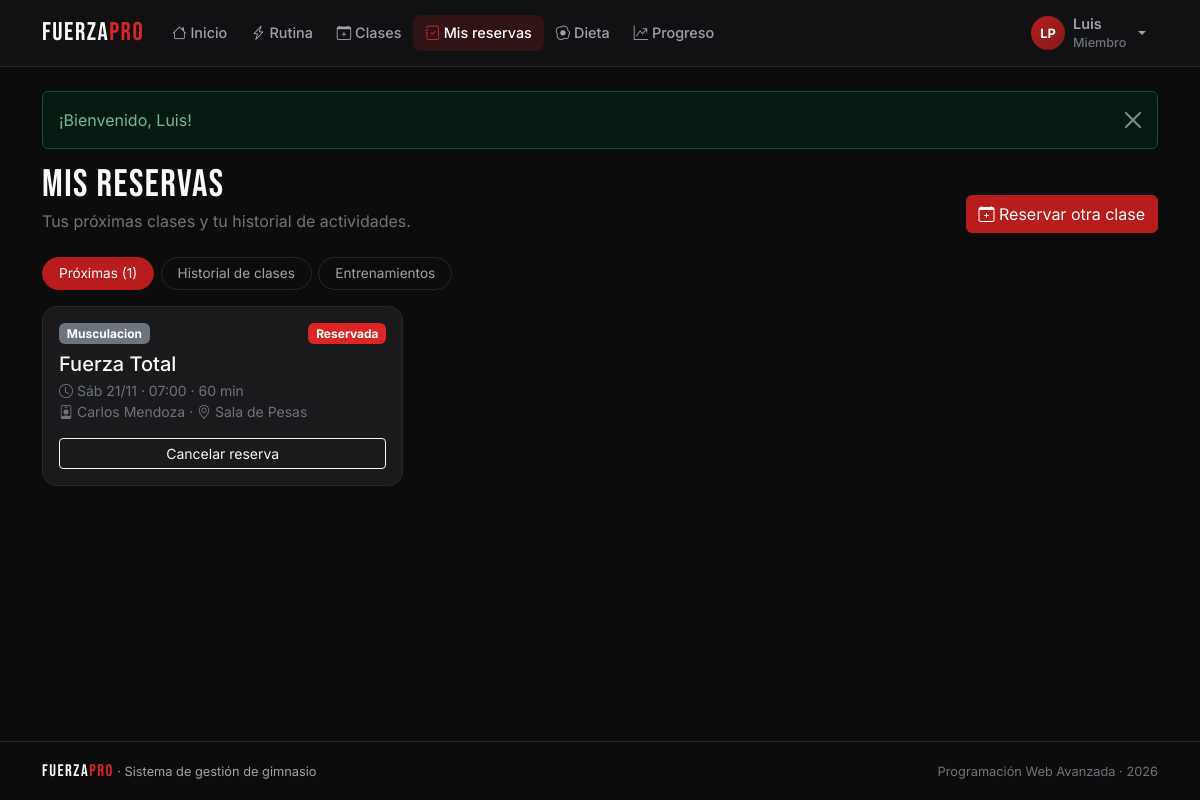
Page /index.php?r=reservas/index (signed in) on the committed database.
### tables this page shows
CREATE TABLE reservas (
  id            INT AUTO_INCREMENT PRIMARY KEY,
  id_miembro    INT      NOT NULL,
  id_clase      INT      NOT NULL,
  fecha_reserva DATETIME NOT NULL DEFAULT CURRENT_TIMESTAMP,
  estado        ENUM('Reservada','Asistio','Falto','Cancelada') NOT NULL DEFAULT 'Reservada',
  UNIQUE KEY uq_reserva (id_miembro, id_clase),
  CONSTRAINT fk_reservas_miembro FOREIGN KEY (id_miembro) REFERENCES usuarios(id) ON DELETE CASCADE,
  CONSTRAINT fk_reservas_clase   FOREIGN KEY (id_clase)   REFERENCES clases(id)   ON DELETE CASCADE
);

CREATE TABLE clases (
  id             INT AUTO_INCREMENT PRIMARY KEY,
  nombre         VARCHAR(50)  NOT NULL,
  tipo           VARCHAR(30)  NOT NULL,
  descripcion    VARCHAR(255) NULL,
  id_instructor  INT          NOT NULL,
  id_instalacion INT          NOT NULL,
  fecha_hora     DATETIME     NOT NULL,
  duracion_min   INT          NOT NULL DEFAULT 60,
  cupo           INT          NOT NULL DEFAULT 20,
  estado         ENUM('Programada','Cancelada') NOT NULL DEFAULT 'Programada',
  INDEX idx_clases_fecha (fecha_hora),
  CONSTRAINT fk_clases_instructor  FOREIGN KEY (id_instructor)  REFERENCES usuarios(id),
  CONSTRAINT fk_clases_instalacion FOREIGN KEY (id_instalacion) REFERENCES instalaciones(id)
);

CREATE TABLE instalaciones (
  id          INT AUTO_INCREMENT PRIMARY KEY,
  nombre      VARCHAR(50)  NOT NULL,
  tipo        VARCHAR(30)  NOT NULL,
  capacidad   INT          NOT NULL,
  descripcion VARCHAR(255) NULL
);

### controllers/ReservasController.php (called while the page is built, shortened)
<?php
class ReservasController extends Controller
{
    public function index(): void
    {
        $this->view('reservas/index', [
            'titulo'      => 'Mis reservas',
            'proximas'    => Reserva::deMiembro(Auth::id(), true),
            'historial'   => Reserva::deMiembro(Auth::id(), false),
            'entrenos'    => Ejercicio::historial(Auth::id()),
        ]);
    }
}

### core/Router.php (called while the page is built, shortened)
<?php
class Router
{
    public static function dispatch(string $ruta): void
    {
        if (!preg_match('#^([a-z]+)/([a-z]+)$#', $ruta, $m)) {
            self::noEncontrado();
        }
        [, $nombre, $accion] = $m;
        (new $clase())->$accion();
    }
}

### index.php (called while the page is built, shortened)
<?php
require __DIR__ . '/core/helpers.php';
require __DIR__ . '/core/Database.php';
require __DIR__ . '/core/Model.php';
require __DIR__ . '/core/Controller.php';
require __DIR__ . '/core/Router.php';
Router::dispatch(is_string($_GET['r'] ?? null) ? $_GET['r'] : '');

### core/helpers.php (called while the page is built, shortened)
<?php
function e($valor): string
{
    return htmlspecialchars((string) ($valor ?? ''), ENT_QUOTES, 'UTF-8');
}
function url(string $ruta = 'inicio/index', array $params = []): string
{
    $params = array_merge(['r' => $ruta], $params);
    return 'index.php?' . http_build_query($params);
}
function fecha_clase(string $valor): string
{
    $t = strtotime($valor);
    $dias = ['Lun', 'Mar', 'Mié', 'Jue', 'Vie', 'Sáb', 'Dom'];
    return $dias[(int) date('N', $t) - 1] . ' ' . date('d/m', $t) . ' · ' . date('H:i', $t);
}

### core/Database.php (called while the page is built, shortened)
<?php
class Database
{
    private static ?PDO $pdo = null;
    public static function get(): PDO
    {
        if (self::$pdo === null) {
            $dsn = 'mysql:host=' . DB_HOST . ';port=' . DB_PORT
                 . ';dbname=' . DB_NAME . ';charset=utf8mb4';
            try {
                self::$pdo = new PDO($dsn, DB_USER, DB_PASS, [
                    PDO::ATTR_ERRMODE            => PDO::ERRMODE_EXCEPTION,
                    PDO::ATTR_DEFAULT_FETCH_MODE => PDO::FETCH_ASSOC,
                    PDO::ATTR_EMULATE_PREPARES   => false,
                ]);
                self::$pdo->exec("SET time_zone = '" . date('P') . "'");
            } catch (PDOException $e) {
                http_response_code(500);
                $detalle = DEBUG ? '<br><small>' . htmlspecialchars($e->getMessage()) . '</small>' : '';
                exit('<h3 style="font-family:sans-serif">No se pudo conectar a la base de datos.'
                    . ' Revise config/config.php e importe gimnasio.sql.' . $detalle . '</h3>');
            }
        }
        return self::$pdo;
    }
}

### core/Model.php (called while the page is built, shortened)
<?php
abstract class Model
{
    protected static function db(): PDO
    {
        return Database::get();
    }
    protected static function query(string $sql, array $params = []): PDOStatement
    {
        $st = self::db()->prepare($sql);
        $st->execute($params);
        return $st;
    }
}

### models/Reserva.php (called while the page is built, shortened)
<?php
class Reserva extends Model
{
    public static function deMiembro(int $miembro, bool $proximas): array
    {
        $sql = "SELECT r.*, c.nombre, c.tipo, c.fecha_hora, c.duracion_min, c.estado AS estado_clase,
                       CONCAT(u.nombre, ' ', u.apellido) AS instructor, i.nombre AS instalacion
                  FROM reservas r
                  JOIN clases c        ON c.id = r.id_clase
                  JOIN usuarios u      ON u.id = c.id_instructor
                  JOIN instalaciones i ON i.id = c.id_instalacion
                 WHERE r.id_miembro = ? AND c.fecha_hora " . ($proximas ? '>= NOW()' : '< NOW()') . '
                 ORDER BY c.fecha_hora ' . ($proximas ? 'ASC' : 'DESC');
        return self::query($sql, [$miembro])->fetchAll();
    }
}

### views/reservas/index.php (the view, shortened to what this page needs)
<?php
$colorEstado = ['Reservada' => 'danger', 'Asistio' => 'success', 'Falto' => 'warning', 'Cancelada' => 'secondary'];
$textoEstado = ['Reservada' => 'Reservada', 'Asistio' => 'Asistió', 'Falto' => 'Faltó', 'Cancelada' => 'Cancelada'];
?>
<div class="fp-page-head">
  <div>
    <h1 class="fp-title">Mis reservas</h1>
    <p class="text-secondary mb-0">Tus próximas clases y tu historial de actividades.</p>
  </div>
  <a href="<?= url('clases/index') ?>" class="btn btn-danger"><i class="bi bi-calendar-plus"></i> Reservar otra clase</a>
</div>
<ul class="nav nav-pills fp-pills mb-3" role="tablist">
  <li class="nav-item"><button class="nav-link active" data-bs-toggle="pill" data-bs-target="#tabProximas" type="button">Próximas (<?= count($proximas) ?>)</button></li>
  <li class="nav-item"><button class="nav-link" data-bs-toggle="pill" data-bs-target="#tabHistorial" type="button">Historial de clases</button></li>
  <li class="nav-item"><button class="nav-link" data-bs-toggle="pill" data-bs-target="#tabEntrenos" type="button">Entrenamientos</button></li>
</ul>
<div class="tab-content">
  <div class="tab-pane fade show active" id="tabProximas">
    <div class="row g-3">
      <?php foreach ($proximas as $r): $cancelada = $r['estado_clase'] === 'Cancelada'; ?>
        <div class="col-md-6 col-xl-4">
          <div class="card fp-card h-100" data-clase="<?= (int) $r['id_clase'] ?>">
            <div class="card-body">
              <div class="d-flex justify-content-between">
                <span class="badge text-bg-secondary"><?= e($r['tipo']) ?></span>
                <span class="badge text-bg-<?= $cancelada ? 'dark' : $colorEstado[$r['estado']] ?> fp-estado"><?= $cancelada ? 'Clase cancelada' : $textoEstado[$r['estado']] ?></span>
              </div>
              <h2 class="h5 mt-2 mb-1"><?= e($r['nombre']) ?></h2>
              <ul class="list-unstyled small text-secondary mb-3">
                <li><i class="bi bi-clock"></i> <?= fecha_clase($r['fecha_hora']) ?> · <?= (int) $r['duracion_min'] ?> min</li>
                <li><i class="bi bi-person-badge"></i> <?= e($r['instructor']) ?> · <i class="bi bi-geo-alt"></i> <?= e($r['instalacion']) ?></li>
              </ul>
              <?php if ($r['estado'] === 'Reservada' && !$cancelada): ?>
                <button class="btn btn-sm btn-outline-light w-100 fp-btn-reserva" data-accion="cancelar" data-quitar="1">Cancelar reserva</button>
              <?php endif; ?>
            </div>
          </div>
        </div>
      <?php endforeach; ?>
    </div>
  </div>
</div>

### assets/css/styles.css (style rules this page uses)
:root { --fp-bg: #0c0c0d; --fp-sur: #131315; --fp-card: #1a1a1d; --fp-brd: #27272a; --fp-brd2: #3f3f46; --fp-acc: #b91c1c; --fp-acch: #dc2626; --fp-txt: #fafafa; --fp-txt2: #a1a1aa; --fp-ok: #22c55e; --fp-radio: 14px; }
[data-bs-theme="dark"] { --bs-body-bg: var(--fp-bg); --bs-body-color: var(--fp-txt); --bs-secondary-color: var(--fp-txt2); --bs-border-color: var(--fp-brd); --bs-tertiary-bg: var(--fp-sur); --bs-body-font-family: 'Inter', system-ui, sans-serif; --bs-danger: var(--fp-acch); --bs-danger-rgb: 220, 38, 38; --bs-link-color-rgb: 250, 250, 250; }
.btn-danger { --bs-btn-bg: var(--fp-acc); --bs-btn-border-color: var(--fp-acc); --bs-btn-hover-bg: var(--fp-acch); --bs-btn-hover-border-color: var(--fp-acch); --bs-btn-active-bg: #991b1b; }
body { min-height: 100vh; display: flex; flex-direction: column; -webkit-font-smoothing: antialiased; }
.fp-logo, .fp-title, .fp-display, .fp-stat-value { font-family: 'Bebas Neue', sans-serif; letter-spacing: 1.5px; }
.fp-title { font-size: clamp(1.8rem, 4vw, 2.4rem); margin-bottom: .2rem; line-height: 1.05; }
.fp-page-head { display: flex; flex-wrap: wrap; justify-content: space-between; align-items: flex-end; gap: 1rem; margin-bottom: 1.5rem; }
.fp-card { background: var(--fp-card); border: 1px solid var(--fp-brd); border-radius: var(--fp-radio); color: var(--fp-txt); transition: border-color .2s, transform .2s; }
.fp-pills { gap: .4rem; flex-wrap: nowrap; overflow-x: auto; scrollbar-width: none; }
.fp-pills .nav-link { color: var(--fp-txt2); border: 1px solid var(--fp-brd); border-radius: 999px; padding: .35rem 1rem; font-size: .85rem; white-space: nowrap; position: relative; }
.fp-pills .nav-link.active { background: var(--fp-acc); border-color: var(--fp-acc); color: #fff; }
.fp-main > * { animation: aparecer .35s ease both; }

### rows in the picture
reservas: id_clase.tipo "Musculacion", estado "Reservada", id_clase.nombre "Fuerza Total", id_clase.fecha_hora "Sáb 21/11 · 07:00", id_clase.duracion_min "60", instructor "Carlos Mendoza", instalaciones.nombre "Sala de Pesas", shows "Cancelar reserva"

### other values in the picture
$texto "Inicio"
$texto "Rutina"
$texto "Clases"
$texto "Mis reservas"
$texto "Dieta"
$texto "Progreso"
iniciales($usuario['nombre'], $usuario['apellido']) "LP"
$usuario['nombre'] "Luis"
$usuario['rol'] "Miembro"
$f['mensaje'] "¡Bienvenido, Luis!"
count($proximas) "1"
